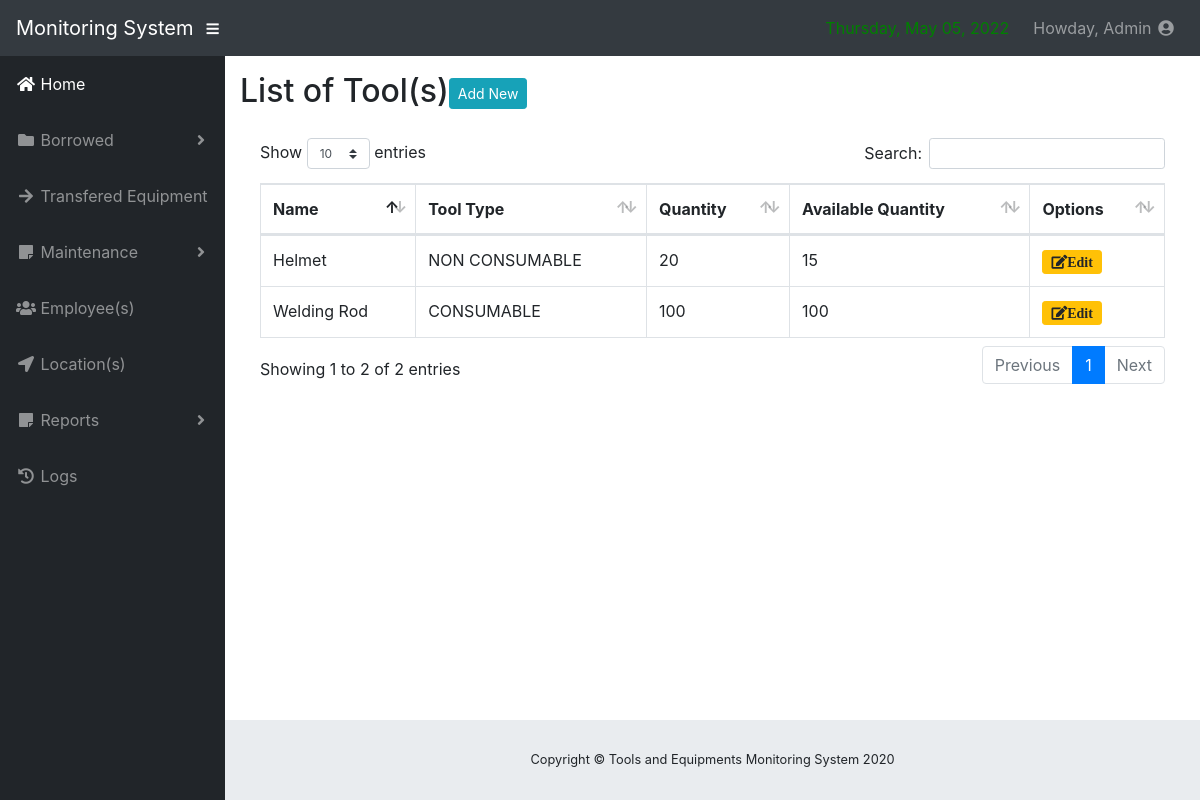
/tools.php (signed in), run on the app's committed database.
### tables this page shows
CREATE TABLE `tools` (
  `tool_id` int(11) NOT NULL,
  `name` nvarchar(30) NOT NULL,
  `quantity` int(11) NOT NULL,
  `available_quantity` int(11) NOT NULL,
  `tool_type` nvarchar(30) NOT NULL,
  `status` nvarchar(30) NOT NULL
);

### tools.php (the view, shortened to what this page needs)
<?php
       include('include/connect.php');
       include('include/header.php');
       include('include/sidebar1.php')
        ?>
<div id="content-wrapper">
        <div class="container-fluid">
 <h2>List of Tool(s)<a href="#"  data-toggle="modal" data-target="#Addtool" class="btn btn-sm btn-info">Add New</a></h2>
            <div class="card-body">
              <div class="table-responsive">
                <table class="table table-bordered" id="dataTable" width="100%" cellspacing="0">
                  <thead>
                    <tr>
                      <th>Name</th>
                      <th>Tool Type</th>
                      <th>Quantity</th>
                      <th>Available Quantity</th>
                      <th>Options</th>
                    </tr>
                  </thead>
              <?php
$query = "SELECT * FROM tools";
                    $result = mysqli_query($db, $query) or die (mysqli_error($db));
                        while ($row = mysqli_fetch_assoc($result)) {
                            echo '<tr>';
                             echo '<td>'. $row['name'].'</td>';
                             echo '<td>'. $row['tool_type'].'</td>';
                              echo '<td>'. $row['quantity'].'</td>';
                               echo '<td>'. $row['available_quantity'].'</td>';
                               echo '<td><a type="button" class="btn btn-sm btn-warning fa fa-edit fw-fa" href="#" data-toggle="modal" data-target="#UpdateTool'.$row['tool_id'].'">Edit</a></td>';
                               ?>
    <?php
                            echo '</tr> ';
                        }
            ?>
                </table>
              </div>
              </div>
    <?php
       include('include/footer.php');
        ?>

### css/sb-admin.css (style rules this page uses)
html { position: relative; min-height: 100%; }
body { height: 100%; }
#wrapper #content-wrapper { overflow-x: hidden; width: 100%; padding-top: 1rem; padding-bottom: 80px; }
:root { --input-padding-x: 0.75rem; --input-padding-y: 0.75rem; }

### data on the page
tools: name "Helmet", tool_type "NON CONSUMABLE", quantity "20", available_quantity "15"
tools: name "Welding Rod", tool_type "CONSUMABLE", quantity "100", available_quantity "100"

### other printed values
$_SESSION['name'] "Admin"
